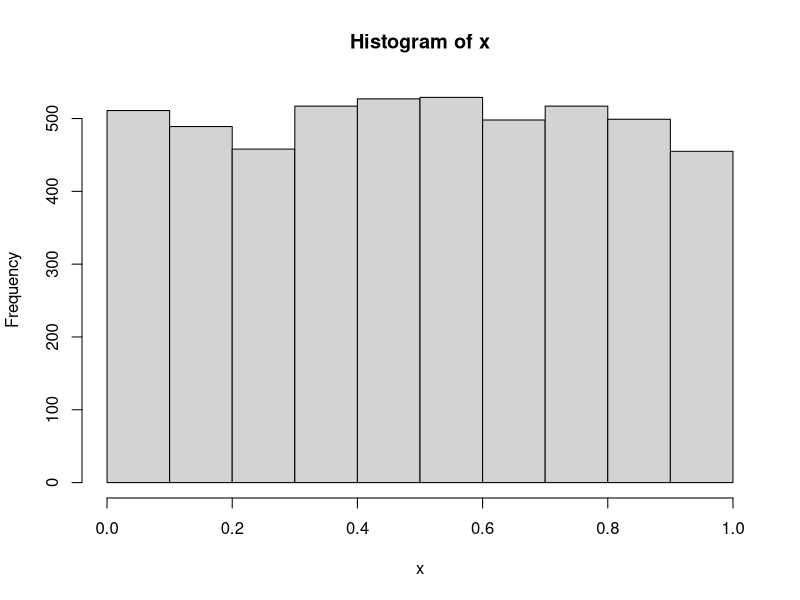
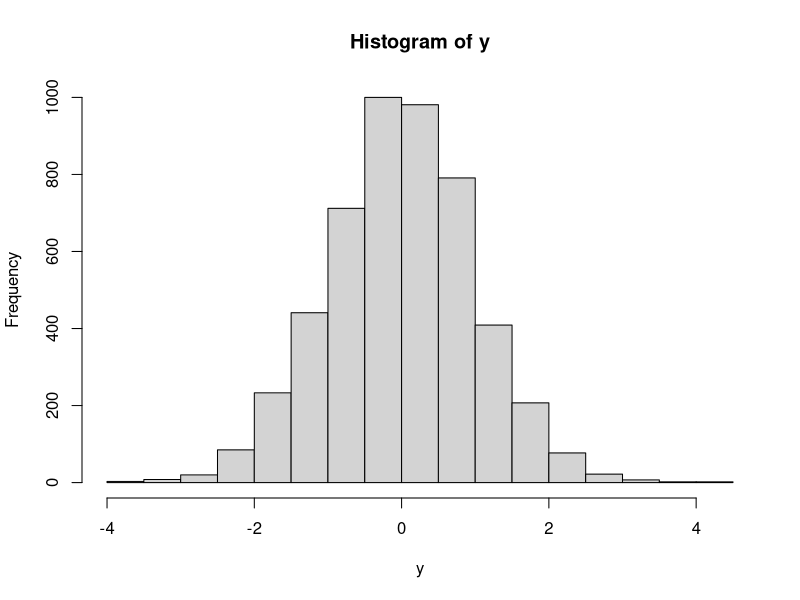
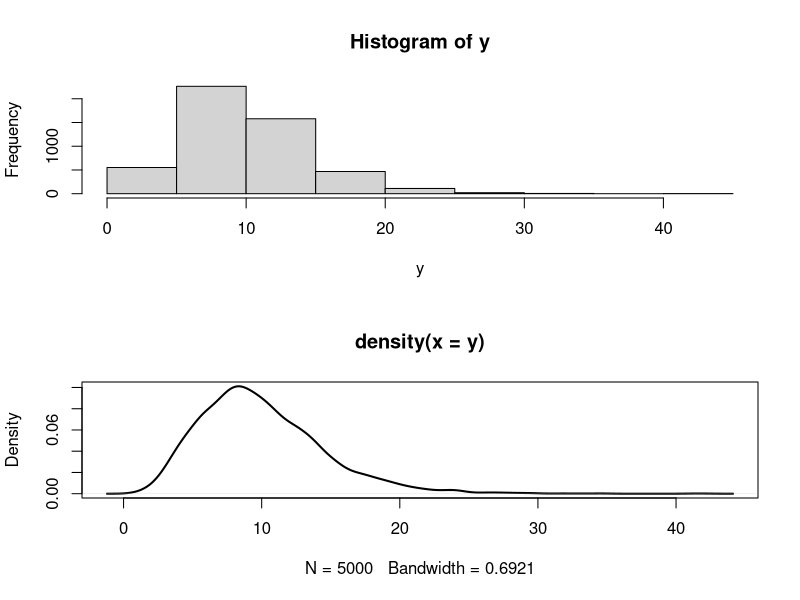
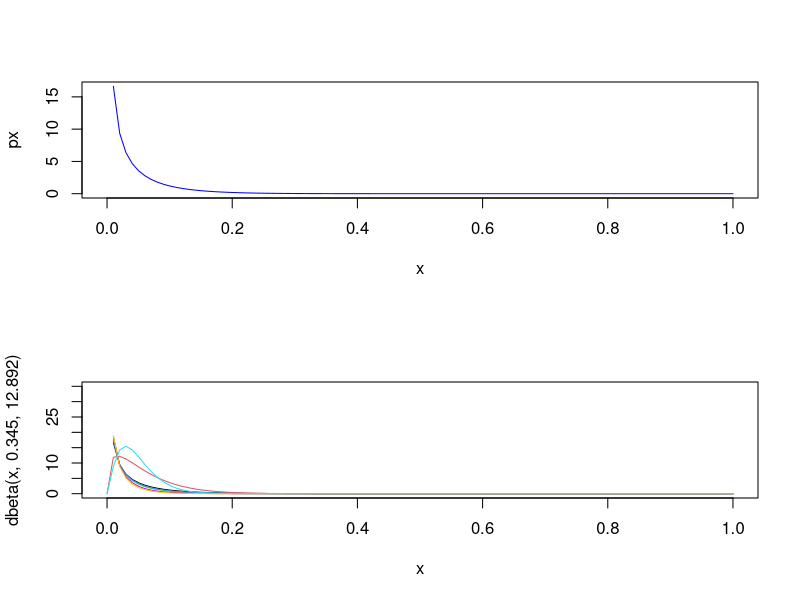
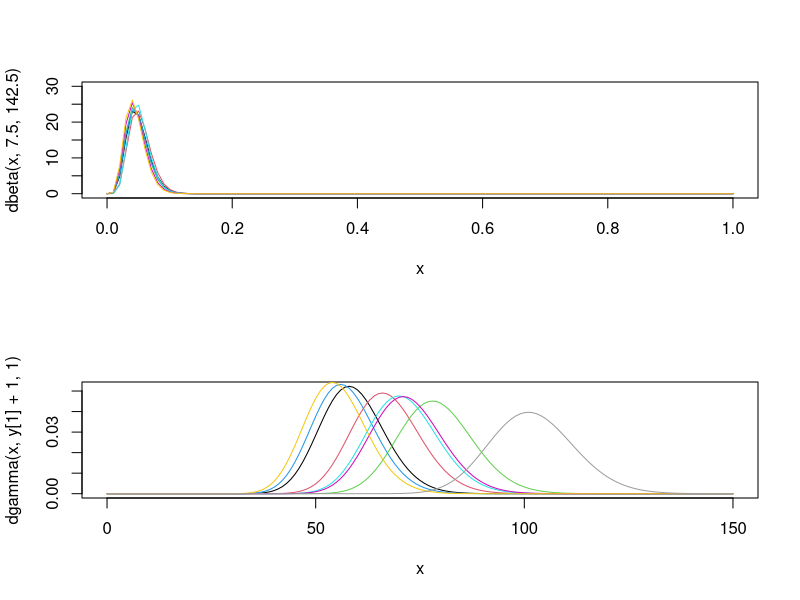
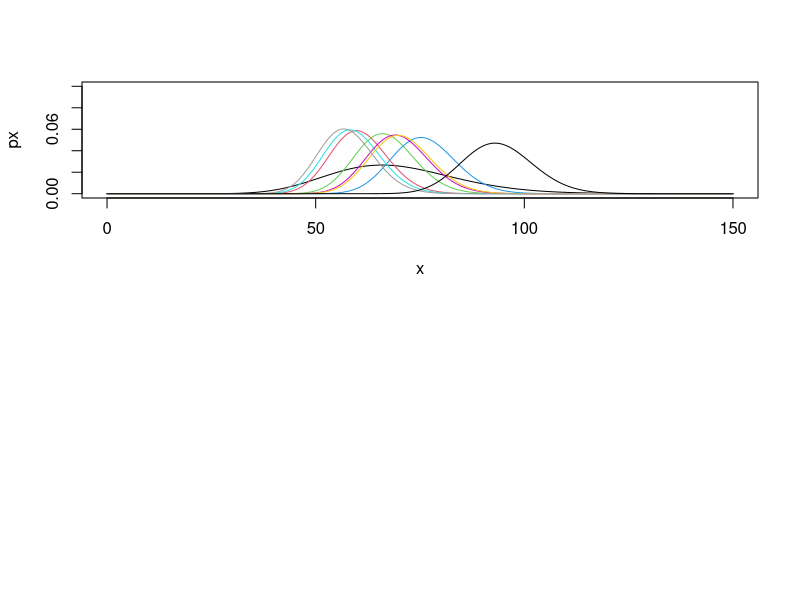

R code for these plots, in order:
## ---- chunk 1
require(knitr)
opts_chunk$set(collapse = TRUE)
## ---- chunk 2
x <- runif(5000,0,1)
## ---- chunk 3
hist(x)
## ---- chunk 4
y <- qnorm(x,0,1)
## ---- chunk 5
mean(y)
sd(y)
## ---- chunk 6
mu <- rt(5000,4999)*sqrt(var(y)/5000)+mean(y)
sig <- 0
for( k in 1:5000) {
  a <- 5000/2 
  b <- sum((y-mu[k])^2)/2 
  sig[k] <- 1/rgamma(1,a,b)
}
## ---- chunk 7
quantile(mu,c(0.025,0.975)) 
quantile(sig,c(0.025,0.975))
## ---- chunk 8
hist(y)
## ---- chunk 9
y <- qchisq(x,10)
## ---- chunk 10
mean(y)
var(y)
par(mfrow = c(2,1))
hist(y)
plot(density(y), lwd = 2)
## ---- chunk 11
cnames <- c("Hospital","Count","Total","ML est.","Bayes flat prior est.","95%CrI","EB est.","EB95%CrI","Expert prior est.","Expert prior est.")
h1 <- c(1,1,10,0.1,"2/12=0.17","(0.023,0.41)",0.058,"(0.0035,0.181)",0.053,"(0.024,0.093)")
h2 <- c(2,0,5,0,"1/7=0.14","(0.004,0.46)",0.019,"(0,0.111)",0.048,"(0.021,0.087)")
h3 <- c(3,0,3,0,"1/5=0.20","(0.006,0.60)",0.021,"(0,0.124)",0.049,"(0.021,0.088)")
h4 <- c(4,2,35,0.057,"3/37=0.08","(0.018,0.19)",0.049,"(0.0077,0.124)",0.051,"(0.025,0.087)")
h5 <- c(5,0,12,0,"1/14=0.07","(0.0019,0.25)",0.014,"(0,0.080)",0.046,"(0.020,0.083)")
h6 <- c(6,0,17,0,"1/19=0.05","(0.0014,0.19)",0.011,"(0,0.067)",0.045,"(0.019,0.081)")
h_all <- rbind(h1,h2,h3,h4,h5,h6)
colnames(h_all) <- cnames
kable(h_all, row.names = FALSE)
## ---- chunk 12
y <- c(1,0,0,2,0,0)
n <- c(10,5,3,35,12,17)
mle <- y/n
## ---- chunk 13
qbeta(c(0.025,0.975),2,10)

for(k in 1:6) {
  print(qbeta(c(0.025,0.975),y[k]+1,n[k]-y[k]+1))
}
be <- (y+1)/(n+2)
## ---- chunk 14
mean(mle)
var(mle)
## ---- chunk 15
x <- seq(0, 1, length=100)
px <- dbeta(x,0.345,12.829) 
plot(x,px,type='l', col="blue")
## ---- chunk 16
ebe <- (y+0.345)/(n+13.174)								
for(k in 1:6) {
  print(qbeta(c(0.025,0.975),y[k]+0.345,n[k]-y[k]+12.829))
}	
#Plotting EB prior and 6 posterior in the same plot
plot(x,dbeta(x,0.345,12.892),type='l',ylim=c(0,35)) 
for(k in 1:6) {
  lines(x,dbeta(x,y[k]+0.345,n[k]-y[k]+12.829),col=k+1)
}
## ---- chunk 17
expert <- (y+7.5)/(n+150) 
for (k in 1:6) {
  print(qbeta(c(0.025,0.975),y[k]+7.5,n[k]-y[k]+150))
}
plot(x,dbeta(x,7.5,142.5),type='l', ylim=c(0,30)) 
for(k in 1:6) {
  lines(x,dbeta(x,y[k]+7.5,n[k]-y[k]+142.5),col=k+1)
}
## ---- chunk 18
thet1 <- rbeta(5000,y[1]+0.345,n[1]-y[1]+12.829) 
thet2 <- rbeta(5000,y[2]+0.345,n[2]-y[2]+12.829) 
thet3 <- rbeta(5000,y[3]+0.345,n[3]-y[3]+12.829) 
thet4 <- rbeta(5000,y[4]+0.345,n[4]-y[4]+12.829) 
thet5 <- rbeta(5000,y[5]+0.345,n[5]-y[5]+12.829) 
thet6 <- rbeta(5000,y[6]+0.345,n[6]-y[6]+12.829)

length(thet1[thet1>thet2]) #(OR: mean(thet1>thet2) etc)
length(thet1[thet1>thet2&thet1>thet3])
length(thet1[thet1>thet2&thet1>thet3&thet1>thet4])
length(thet1[thet1>thet2&thet1>thet3&thet1>thet4&thet1>thet5])
length(thet1[thet1>thet2&thet1>thet3&thet1>thet4&thet1>thet5&thet1>thet6])
## ---- chunk 19
cnames <- c("State","Rate","Gamma(1,0) prior est.","95%CrI ","EB est.","EB 95%CrI","Expert prior est.","Expert prior 95%CrI.")
s1 <- c(1, 58, 59, "(44.9,75.0)", 61.3," (47.9,74.7)", 60.0, "(45.6,74.3)")
s2 <- c(2, 66, 67, "(51.9,84.0)", 67.5, "(53.4,81.5)",	67.3,	"(52.0, 82.4)")
s3 <- c(3, 78, 79, "(62.5,97.3)", 76.8, "(61.7,91.7)", 78.2, "(61.7, 94.5)")
s4 <- c(4, 56, 57, "(43.2,72.7)", 59.8, "(46.5,73.0)", 58.2, "(44.0, 72.3)")
s5 <- c(5, 70, 71, "(55.5,88.4)", 70.6, "(56.2,84.9)", 70.9, "(55.2, 86.5)")
s6 <- c(6, 71, 72, "(56.3,89.6)", 71.4, "(56.9,85.8)", 71.8, "(56.1, 87.5)")
s7 <- c(7, 54, 55, "(41.4,70.5)", 58.2, "(45.2,71.2)", 56.4, "(42.4, 70.2)")
s8 <- c(8, 101,	102, "(83.2,122.7)", 94.5, "(77.8,111.1)", 99.1, "(80.5, 117.5)")
s_all <- rbind(s1,s2,s3,s4,s5,s6,s7,s8)
colnames(s_all) <- cnames
kable(s_all, row.names = FALSE)
## ---- chunk 20
y <- c(58,66,78,56,70,71,54,101)
## ---- chunk 21
x <- seq(0,150)
plot(x,dgamma(x,y[1]+1,1),type='l') 
for(k in 2:8) {
  lines(x,dgamma(x,y[k]+1,1),type='l',col=k)
}
for(k in 1:8){
  print(qgamma(c(0.025,0.975),y[k]+1,1))
  }
## ---- chunk 22
mean(y)
var(y)
## ---- chunk 23
b <- mean(y)/var(y)
a <- b*mean(y) 

for(k in 1:8) {
  print(qgamma(c(0.025,0.975),y[k]+a,1+b))
  }

x <- seq(0,150,.001)

px <- dgamma(x,a,b) #(prior only shown earlier)
plot(x,px,type='l',ylim=c(0,.1)) 

for(k in 1:8) {
  lines(x,dgamma(x,y[k]+a,1+b),col=k+1)
}
